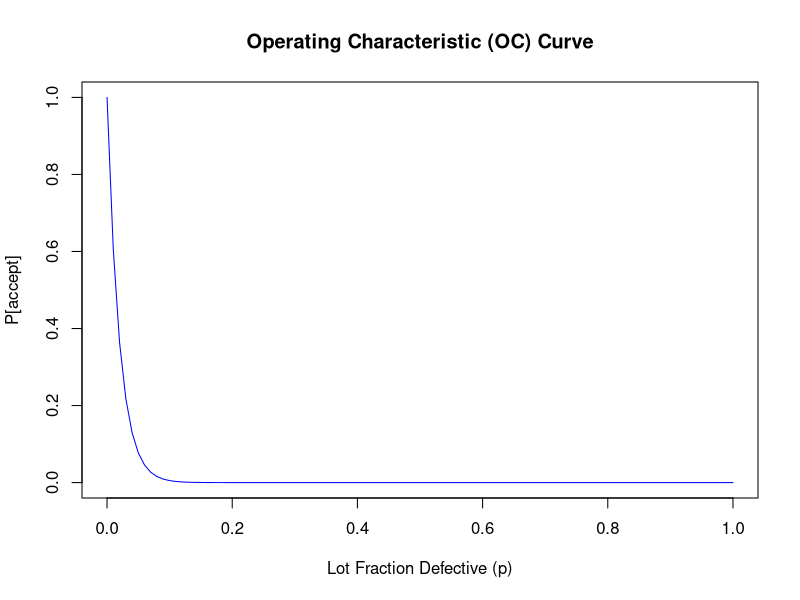
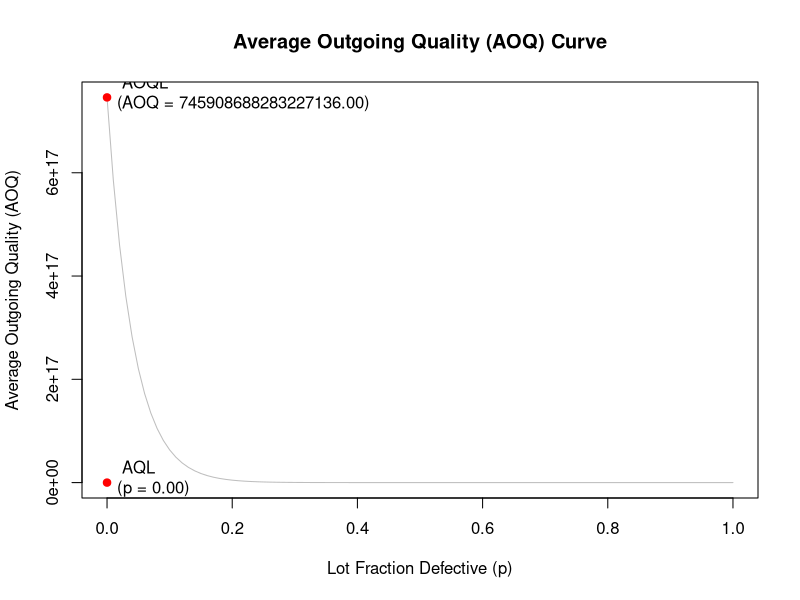

Write the R code that produced these figures, in order.
# Function to calculate binomial coefficient
choose <- function(n, k) {
   factorial(n) / (factorial(k) * factorial(n - k))
}

# Function to calculate P[reject] for a given p, n, and c
preject <- function(p, n, c) {
   sum(choose(n, (c + 1):n) * p^(c + 1:n) * (1 - p)^(n - (c + 1:n)))
}

# Function to calculate AOQ for a given p, n
aoq <- function(p, n) {
   sum((0:n) * choose(n, 0:n) * p^0:n * (1 - p)^(n - 0:n))
}

# Parameters
n <- 50  # sample size
c <- 0   # acceptance number

# Range of lot fraction defective values (p)
p_values <- seq(0, 1, by = 0.01)

# Calculate P[reject] and AOQ for each p
preject_values <- sapply(p_values, preject, n = n, c = c)
aoq_values <- sapply(p_values, aoq, n = n)

# Plot OC Curve
plot(p_values, 1 - preject_values, type = "l", col = "blue", xlab = "Lot Fraction Defective (p)",
     ylab = "P[accept]", main = "Operating Characteristic (OC) Curve")

# Plot AOQ Curve
plot(p_values, aoq_values, type = "l", col = "grey", xlab = "Lot Fraction Defective (p)",
     ylab = "Average Outgoing Quality (AOQ)", main = "Average Outgoing Quality (AOQ) Curve")

# Find AQL and AOQL values
aql_index <- which.max(1 - preject_values >= 0.95)
aql <- p_values[aql_index]
aoql <- aoq_values[aql_index]

# Mark AQL and AOQL on the OC curve
points(aql, 0.95, col = "red", pch = 19)
text(aql, 0.95, sprintf(" AQL\n(p = %.2f)", aql), pos = 4)

# Mark AOQL on the AOQ curve
points(aql, aoql, col = "red", pch = 19)
text(aql, aoql, sprintf(" AOQL\n(AOQ = %.2f)", aoql), pos = 4)
